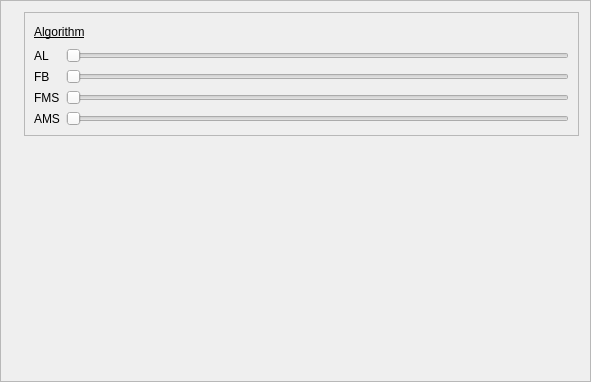
<?xml version="1.0" encoding="UTF-8"?>
<ui version="4.0">
 <class>InstrumentEditor</class>
 <widget class="QFrame" name="InstrumentEditor">
  <property name="geometry">
   <rect>
    <x>0</x>
    <y>0</y>
    <width>591</width>
    <height>382</height>
   </rect>
  </property>
  <property name="windowTitle">
   <string>Frame</string>
  </property>
  <property name="frameShape">
   <enum>QFrame::StyledPanel</enum>
  </property>
  <layout class="QHBoxLayout" name="horizontalLayout_2">
   <item>
    <layout class="QGridLayout" name="gridLayout">
     <item row="0" column="0">
      <widget class="OperatorEditor" name="operator1Editor">
       <property name="frameShape">
        <enum>QFrame::StyledPanel</enum>
       </property>
       <property name="frameShadow">
        <enum>QFrame::Raised</enum>
       </property>
      </widget>
     </item>
     <item row="0" column="1">
      <widget class="OperatorEditor" name="operator2Editor">
       <property name="frameShape">
        <enum>QFrame::StyledPanel</enum>
       </property>
       <property name="frameShadow">
        <enum>QFrame::Raised</enum>
       </property>
      </widget>
     </item>
     <item row="1" column="0">
      <widget class="OperatorEditor" name="operator3Editor">
       <property name="frameShape">
        <enum>QFrame::StyledPanel</enum>
       </property>
       <property name="frameShadow">
        <enum>QFrame::Raised</enum>
       </property>
      </widget>
     </item>
     <item row="1" column="1">
      <widget class="OperatorEditor" name="operator4Editor">
       <property name="frameShape">
        <enum>QFrame::StyledPanel</enum>
       </property>
       <property name="frameShadow">
        <enum>QFrame::Raised</enum>
       </property>
      </widget>
     </item>
    </layout>
   </item>
   <item>
    <layout class="QVBoxLayout" name="verticalLayout_2">
     <item>
      <widget class="QFrame" name="frame">
       <property name="frameShape">
        <enum>QFrame::StyledPanel</enum>
       </property>
       <property name="frameShadow">
        <enum>QFrame::Raised</enum>
       </property>
       <layout class="QVBoxLayout" name="verticalLayout">
        <item>
         <layout class="QHBoxLayout" name="horizontalLayout">
          <item>
           <widget class="QLabel" name="label_3">
            <property name="styleSheet">
             <string notr="true">text-decoration: underline;</string>
            </property>
            <property name="text">
             <string>Algorithm</string>
            </property>
            <property name="textFormat">
             <enum>Qt::PlainText</enum>
            </property>
           </widget>
          </item>
          <item>
           <spacer name="horizontalSpacer">
            <property name="orientation">
             <enum>Qt::Horizontal</enum>
            </property>
            <property name="sizeHint" stdset="0">
             <size>
              <width>40</width>
              <height>20</height>
             </size>
            </property>
           </spacer>
          </item>
         </layout>
        </item>
        <item>
         <layout class="QGridLayout" name="gridLayout_2">
          <item row="0" column="0">
           <widget class="QLabel" name="label">
            <property name="text">
             <string>AL</string>
            </property>
           </widget>
          </item>
          <item row="0" column="1">
           <widget class="QSlider" name="alSlider">
            <property name="maximum">
             <number>7</number>
            </property>
            <property name="orientation">
             <enum>Qt::Horizontal</enum>
            </property>
           </widget>
          </item>
          <item row="1" column="0">
           <widget class="QLabel" name="label_2">
            <property name="text">
             <string>FB</string>
            </property>
           </widget>
          </item>
          <item row="1" column="1">
           <widget class="QSlider" name="fbSlider">
            <property name="maximum">
             <number>7</number>
            </property>
            <property name="orientation">
             <enum>Qt::Horizontal</enum>
            </property>
           </widget>
          </item>
          <item row="2" column="0">
           <widget class="QLabel" name="label_4">
            <property name="text">
             <string>FMS</string>
            </property>
           </widget>
          </item>
          <item row="2" column="1">
           <widget class="QSlider" name="fmsSlider">
            <property name="maximum">
             <number>7</number>
            </property>
            <property name="orientation">
             <enum>Qt::Horizontal</enum>
            </property>
           </widget>
          </item>
          <item row="3" column="0">
           <widget class="QLabel" name="label_5">
            <property name="text">
             <string>AMS</string>
            </property>
           </widget>
          </item>
          <item row="3" column="1">
           <widget class="QSlider" name="amsSlider">
            <property name="maximum">
             <number>3</number>
            </property>
            <property name="orientation">
             <enum>Qt::Horizontal</enum>
            </property>
           </widget>
          </item>
         </layout>
        </item>
       </layout>
      </widget>
     </item>
     <item>
      <spacer name="verticalSpacer">
       <property name="orientation">
        <enum>Qt::Vertical</enum>
       </property>
       <property name="sizeHint" stdset="0">
        <size>
         <width>20</width>
         <height>40</height>
        </size>
       </property>
      </spacer>
     </item>
    </layout>
   </item>
  </layout>
 </widget>
 <customwidgets>
  <customwidget>
   <class>OperatorEditor</class>
   <extends>QFrame</extends>
   <header>operatoreditor.h</header>
   <container>1</container>
  </customwidget>
 </customwidgets>
 <resources/>
 <connections/>
</ui>
